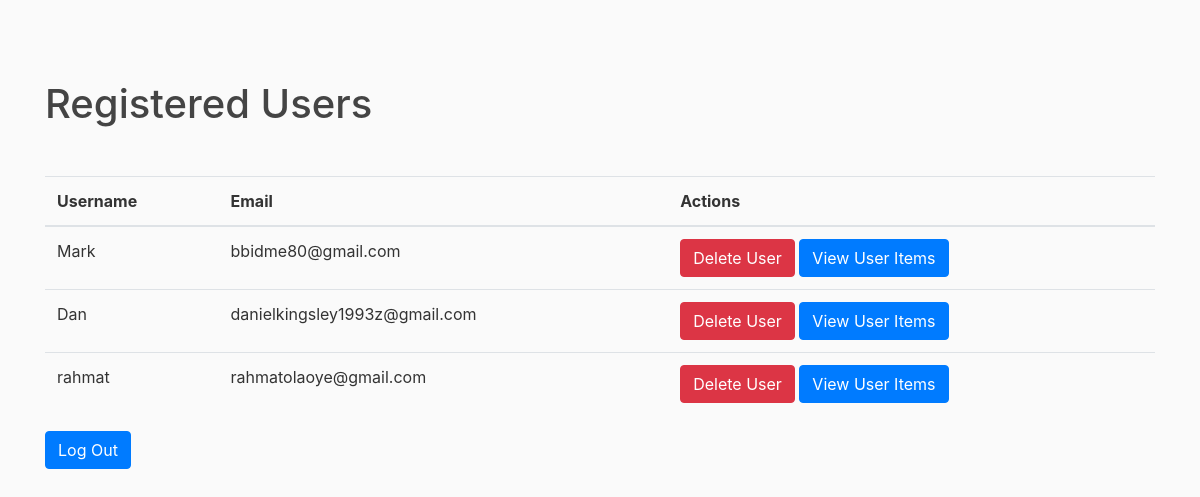
The app's page /admin_users (signed in) with its own data.
### Shop/models.py (models this page shows, shortened)
class User(db.Model, UserMixin):
    id = db.Column(db.Integer, primary_key=True)
    username = db.Column(db.String(20), unique=True, nullable=False)
    email = db.Column(db.String(20), unique=True, nullable=False)
    password = db.Column(db.String(60), nullable=False)
    items = db.relationship('Data', backref='owner', lazy='dynamic')
    is_admin = db.Column(db.Boolean, default=False)
    is_verified = db.Column(db.Boolean, default=False)

### Shop/routes.py (the view)
@app.route('/admin_users', methods=['GET', 'POST'])
@login_required
def admin_users():
    if not current_user.is_admin:
        flash('You are not authorized to view this page!', 'danger')
        return redirect(url_for('Index'))
    else:
        users = User.query.all()
    return render_template('admin_users.html', users=users)

### Shop/models.py (called while the page is built)
@login_manager.user_loader
def load_user(user_id):
    return User.query.get(int(user_id))

### Shop/templates/admin_users.html
{% extends "base.html" %}
{% block body %}
<h1 class="mt-5">Registered Users</h1>
<table class="table mt-5" >
    <thead>
        <h2>
        <tr>
            <th>Username</th>
            <th>Email</th>
            <th>Actions</th>
        </tr>
    </h2>
    </thead>
    <tbody>
        {% for user in users %}
        {% if not user.is_admin %}
            <tr>
                <td>{{ user.username }}</td>
                <td>{{ user.email }}</td>
                <td class="ml-10">
                    {% if current_user.is_admin %}
                    <form action="{{ url_for('admin_delete_user', user_id=user.id) }}" method="post" class="d-inline">
                        <input type="submit" value="Delete User" class="btn btn-danger">
                    </form>
                    <a href="{{ url_for('view_user_items', user_id=user.id) }}" class="btn btn-primary">View User Items</a>
                    {% endif %}
                </td>
            </tr>
        {% endif %}
        {% endfor %}
    </tbody>
</table>
{% if current_user.is_admin %}
    <a href="{{ url_for('logout') }}" class="btn btn-primary">Log Out</a>
{% endif %}
{% endblock %}

### Shop/templates/base.html (shortened to what this page needs)
<!DOCTYPE html>
<html lang="en">
<head>
    <link rel="stylesheet" href="https://maxcdn.bootstrapcdn.com/bootstrap/4.0.0/css/bootstrap.min.css">
    <link rel="stylesheet" type="text/css" href="{{ url_for('static', filename='style.css') }}">
</head>
<body>
<div class="container">
    {% block body %} {% endblock body %}
</div>
</body>
</html>

### Shop/static/style.css (style rules this page uses)
body { background: #fafafa; color: #333333; margin-top: 5rem; }
h1, h2, h3, h4, h5, h6 { color: #444444; }

### records on screen
User: username "Mark", email "bbidme80@gmail.com"
User: username "Dan", email "danielkingsley1993z@gmail.com"
User: username "rahmat", email "rahmatolaoye@gmail.com"
